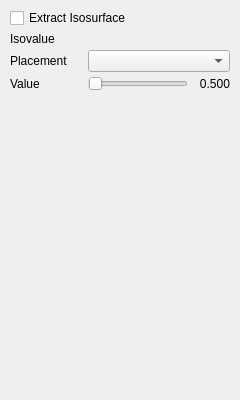
<?xml version="1.0" encoding="UTF-8"?>
<ui version="4.0">
 <class>IsosurfacePage</class>
 <widget class="QWidget" name="IsosurfacePage">
  <property name="geometry">
   <rect>
    <x>0</x>
    <y>0</y>
    <width>240</width>
    <height>400</height>
   </rect>
  </property>
   <layout class="QVBoxLayout" name="verticalLayout">
    <property name="spacing">
     <number>4</number>
    </property>
   <property name="leftMargin">
    <number>10</number>
   </property>
   <property name="topMargin">
    <number>8</number>
   </property>
   <property name="rightMargin">
    <number>10</number>
   </property>
   <property name="bottomMargin">
    <number>8</number>
   </property>
   <item>
    <widget class="QCheckBox" name="enableCb">
     <property name="text">
      <string>Extract Isosurface</string>
     </property>
    </widget>
   </item>
   <item>
    <widget class="QWidget" name="optionsGroup" native="true">
      <layout class="QVBoxLayout" name="optionsLayout">
       <property name="spacing">
        <number>4</number>
       </property>
      <property name="leftMargin">
       <number>0</number>
      </property>
      <property name="topMargin">
       <number>0</number>
      </property>
      <property name="rightMargin">
       <number>0</number>
      </property>
      <property name="bottomMargin">
       <number>0</number>
      </property>
        <item>
         <widget class="QLabel" name="valueHeader">
          <property name="text">
           <string>Isovalue</string>
          </property>
         </widget>
        </item>
        <item>
         <widget class="QWidget" name="placementRow" native="true">
          <layout class="QHBoxLayout" name="placementLayout">
           <property name="spacing"><number>6</number></property>
           <property name="leftMargin"><number>0</number></property>
           <property name="topMargin"><number>0</number></property>
           <property name="rightMargin"><number>0</number></property>
           <property name="bottomMargin"><number>0</number></property>
           <item>
            <widget class="QLabel" name="placementLabel">
             <property name="text"><string>Placement</string></property>
             <property name="minimumSize"><size><width>72</width><height>0</height></size></property>
             <property name="maximumSize"><size><width>72</width><height>16777215</height></size></property>
             <property name="alignment"><set>Qt::AlignmentFlag::AlignLeading|Qt::AlignmentFlag::AlignLeft|Qt::AlignmentFlag::AlignVCenter</set></property>
            </widget>
           </item>
           <item>
            <widget class="QComboBox" name="placementCombo"/>
           </item>
          </layout>
         </widget>
        </item>
        <item>
         <layout class="QHBoxLayout" name="valueRow">
         <property name="spacing">
          <number>6</number>
         </property>
         <item>
          <widget class="QLabel" name="valueRowLabel">
           <property name="minimumSize">
            <size>
             <width>72</width>
             <height>0</height>
            </size>
           </property>
           <property name="maximumSize">
            <size>
             <width>72</width>
             <height>16777215</height>
            </size>
           </property>
           <property name="text">
            <string>Value</string>
           </property>
           <property name="alignment">
            <set>Qt::AlignmentFlag::AlignLeading|Qt::AlignmentFlag::AlignLeft|Qt::AlignmentFlag::AlignVCenter</set>
           </property>
          </widget>
         </item>
         <item>
          <widget class="QSlider" name="valueSlider">
           <property name="orientation">
            <enum>Qt::Orientation::Horizontal</enum>
           </property>
          </widget>
         </item>
         <item>
          <widget class="QLabel" name="valueLabel">
           <property name="minimumSize">
            <size>
             <width>36</width>
             <height>0</height>
            </size>
           </property>
           <property name="maximumSize">
            <size>
             <width>36</width>
             <height>16777215</height>
            </size>
           </property>
          <property name="text">
           <string>0.500</string>
          </property>
          <property name="alignment">
           <set>Qt::AlignmentFlag::AlignRight|Qt::AlignmentFlag::AlignTrailing|Qt::AlignVCenter</set>
          </property>
         </widget>
        </item>
       </layout>
      </item>
     </layout>
    </widget>
   </item>
   <item>
    <spacer name="bottomSpacer">
     <property name="orientation">
      <enum>Qt::Orientation::Vertical</enum>
     </property>
     <property name="sizeHint" stdset="0">
      <size>
       <width>20</width>
       <height>20</height>
      </size>
     </property>
    </spacer>
   </item>
  </layout>
 </widget>
 <resources/>
 <connections/>
</ui>
